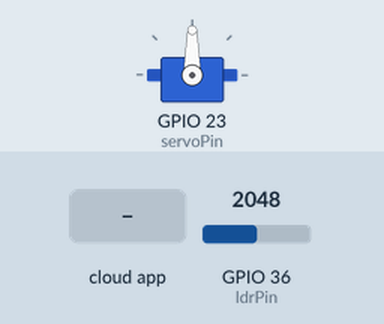
This sketch was run on a simulated ESP32. Shown: servo. Inputs (shaded band) come from the test bench; at power-on: GPIO 36 (ldrPin) = 2048. WiFi joins after 1.5 s; servers stay silent unless stated; the Firebase database answers and starts empty; what the sketch prints to the serial monitor is not drawn.

Above: at 3.7 s.
3.8 s: the phone or cloud app sets strings to ON
5.6 s: GPIO 36 (ldrPin) set to 1066
8.2 s: GPIO 36 (ldrPin) set to 946
At 10.1 s:
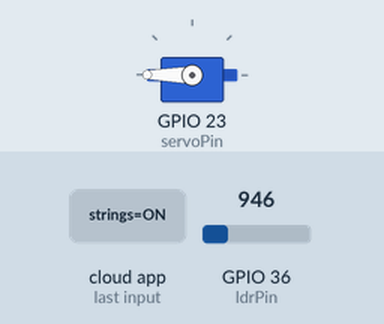
10.8 s: GPIO 36 (ldrPin) set to 1040
At 13.0 s:
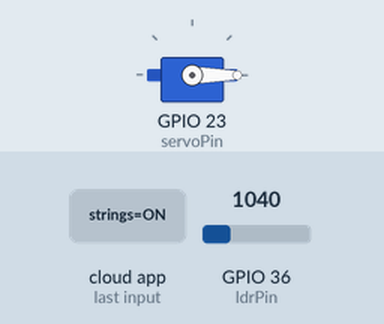
13.7 s: GPIO 36 (ldrPin) set to 960
At 15.84 s:
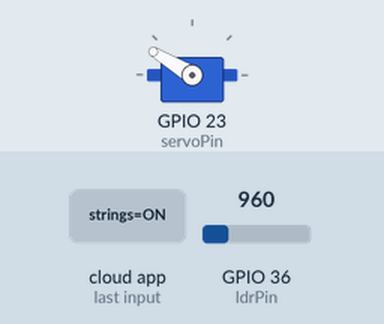
16.7 s: GPIO 36 (ldrPin) set to 1228
At 18.0 s:
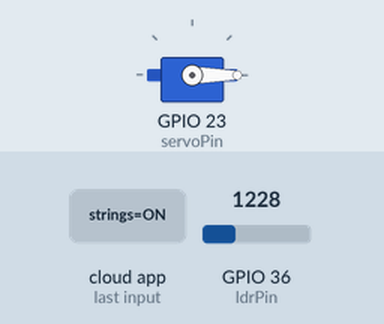
Timing chart, 0 to 19.7 s (numbered marks = the images above; inputs shaded):
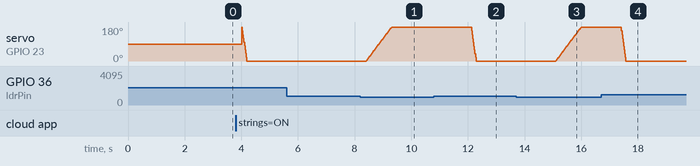

The sketch:

Mini_Project4.ino
```cpp
#include <WiFi.h>
#include <ESP32Servo.h>
#include <FirebaseESP32.h>

#define FIREBASE_HOST "https://mini-project4.firebaseio.com/"
#define FIREBASE_AUTH "PqfPtmYK4e8QjnhOq3QfMVMavYd74Su3JVaiL8u9"
#define servoPin 23
#define ldrPin 36

FirebaseData firebaseData;

const char* ssid = "Aralez";
const char* password = "15082000";

Servo servo1;
int static posDegrees = 180;
float adrLuxValue = 0;
#define MSG_BUFFER_SIZE  (50)
char msg[MSG_BUFFER_SIZE];

void setup_wifi() {
  delay(10);
  Serial.print("Connecting to ");
  Serial.println(ssid);
  WiFi.mode(WIFI_STA);
  WiFi.begin(ssid, password);
  while (WiFi.status() != WL_CONNECTED) {
    delay(500);
    Serial.print(".");
  }
  randomSeed(micros());
  Serial.println("");
  Serial.println("WiFi connected");
  Serial.println("IP address: ");
  Serial.println(WiFi.localIP());
}

void setup(){
  Serial.begin(9600);
  setup_wifi();
  Firebase.begin(FIREBASE_HOST, FIREBASE_AUTH);
  delay(1000);
  servo1.attach(servoPin);
}

void loop() {
  Firebase.getString(firebaseData,"/statusButton/strings");
  String btnState = firebaseData.stringData();
  delay(100);
  if (btnState == "ON") {
      adrLuxValue = analogRead(ldrPin);
      if(adrLuxValue > 1000){
        Serial.print("ADR = ");
        Serial.println(adrLuxValue);
        for(; posDegrees >= 0; posDegrees--) {
        servo1.write(posDegrees);
        delay(1);
        }
      }else if(adrLuxValue <= 1000){
        Serial.print("ADR = ");
        Serial.println(adrLuxValue);
        for(; posDegrees <= 180; posDegrees++) {
        servo1.write(posDegrees);
        delay(5);
        }
      }
  String sendData = (String)adrLuxValue;
  Firebase.setString(firebaseData,"/adrLuxValue/strings" , sendData);
  delay(1000);
  }
}
```

Measured:
- the behaviour switches between 1001 and 1000 on GPIO 36 (ldrPin) (found by bisection; images 0 and 1)
- after the input at 5.6 s, every drawn part: stays the same
- after the input at 8.2 s, servo on GPIO 23 (servoPin): moves from 0° to 180° over 0.90 s, starting after 0.21 s
- after the input at 10.8 s, servo on GPIO 23 (servoPin): moves from 180° to 0° over 0.18 s, starting after 1.3 s
- after the input at 13.7 s, servo on GPIO 23 (servoPin): moves from 0° to 180° over 0.90 s, starting after 1.4 s
- after the input at 16.7 s, servo on GPIO 23 (servoPin): moves from 180° to 0° over 0.18 s, starting after 0.70 s
